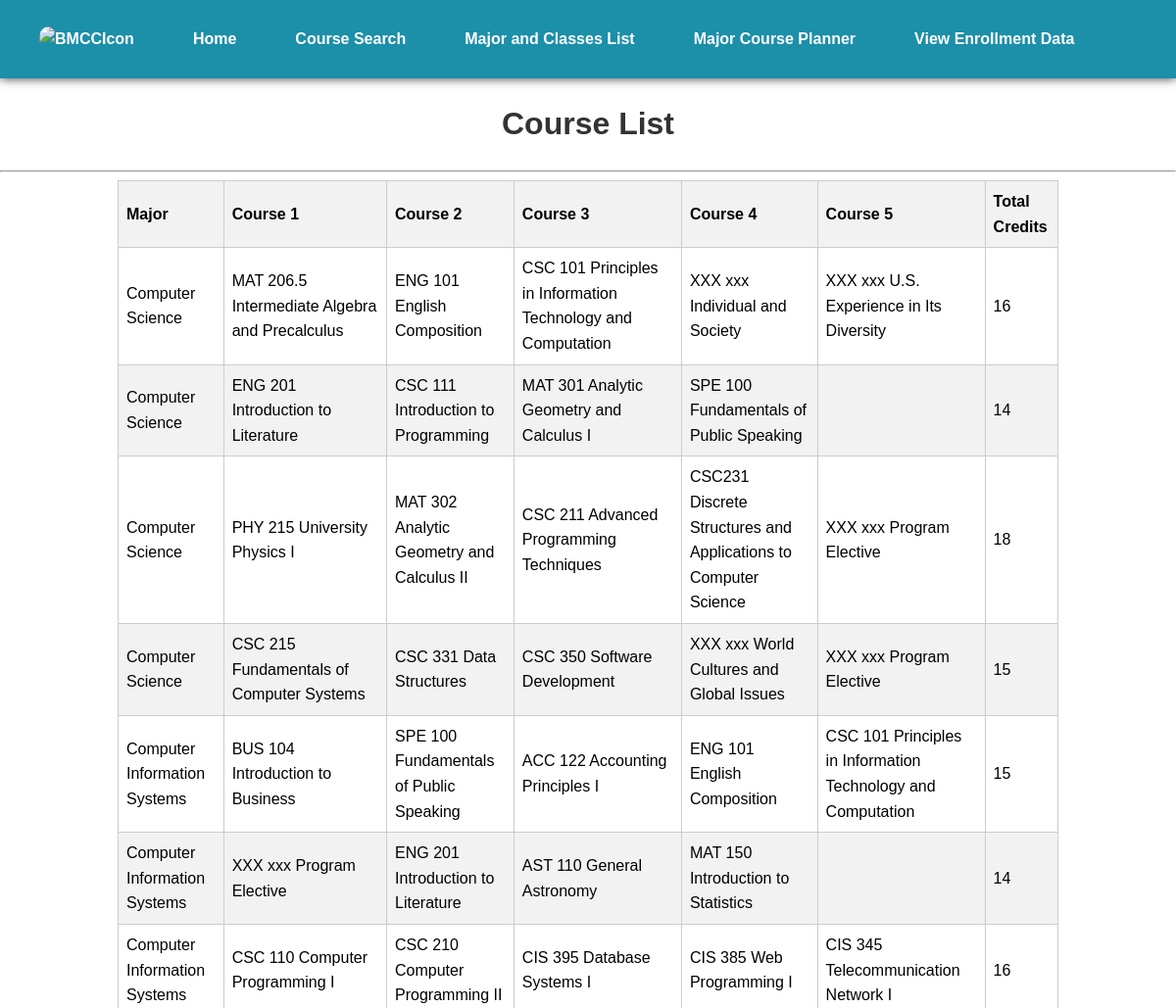
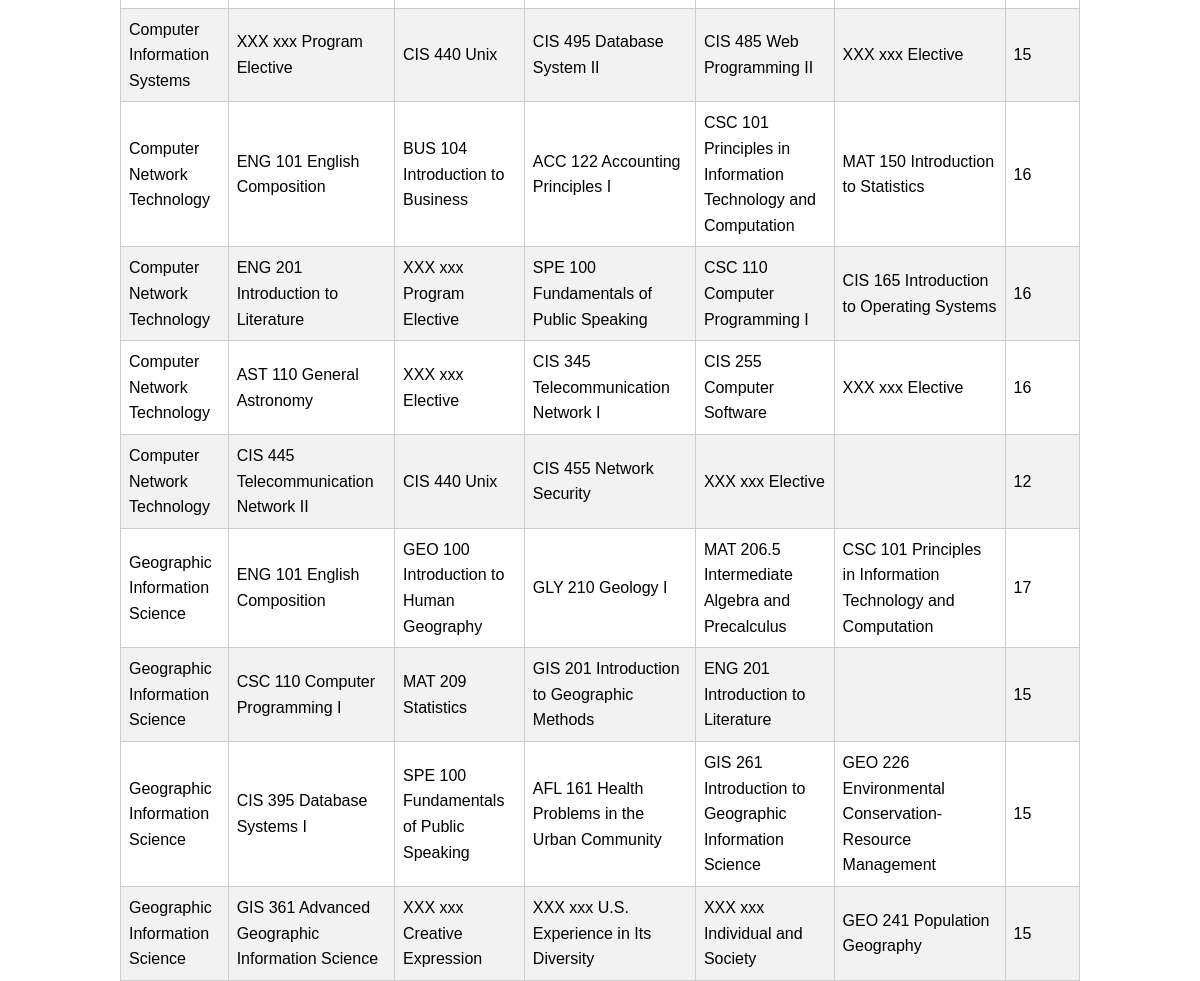
Screenshot of /courselistpage/ with the database file from the repository (2 pictures, top to bottom).
### base/models.py (models this page shows, shortened)
class Semester(models.Model):
    semester_id = models.IntegerField()
    major = models.ForeignKey(Majors, on_delete=models.CASCADE, default=1)
    course1 = models.ForeignKey(Courses, related_name='course1_semester', on_delete=models.CASCADE, null=True)
    course2 = models.ForeignKey(Courses, related_name='course2_semester', on_delete=models.CASCADE, null=True)
    course3 = models.ForeignKey(Courses, related_name='course3_semester', on_delete=models.CASCADE, null=True)
    course4 = models.ForeignKey(Courses, related_name='course4_semester', on_delete=models.CASCADE, null=True)
    course5 = models.ForeignKey(Courses, related_name='course5_semester', on_delete=models.CASCADE, null=True)
    course6 = models.ForeignKey(Courses, related_name='course6_semester', on_delete=models.CASCADE, null=True)
    total_credits = models.IntegerField()
    class Meta:
        unique_together = (('semester_id', 'major'),)

class Majors(models.Model):
    major_id = models.IntegerField(primary_key=True)
    major_name = models.CharField(max_length=100)

class Courses(models.Model):
    course_id = models.IntegerField(primary_key=True)
    course_name = models.CharField(max_length=100)
    major_id = models.IntegerField()
    credits = models.IntegerField()

### base/views.py (the view)
# urls.py: path('courselistpage/', views.courselistpage, name='courselistpage'),
def courselistpage(request):
    majors = Majors.objects.all()
    courses = Courses.objects.all()
    semesters = Semester.objects.all()
    context = {
        'majors': majors,
        'courses': courses,
        'semesters': semesters,
    }
    return render(request, 'courselistpage.html', context)

### templates/courselistpage.html (shortened to what this page needs)
{% extends "main.html" %}
{% block content %}
<!DOCTYPE html>
<html>
<head>
</head>
<body>
    <h1>Course List</h1>
    <hr>
    <div class="table-container">
        <table>
            <thead>
                <tr>
                    <th>Major</th>
                    <th>Course 1</th>
                    <th>Course 2</th>
                    <th>Course 3</th>
                    <th>Course 4</th>
                    <th>Course 5</th>
                    <th>Total Credits</th>
                </tr>
            </thead>
            <tbody>
                {% for semester in semesters %}
                    <tr>
                        <td>{{ semester.major.major_name }}</td>
                        <td>{{ semester.course1.course_name }}</td>
                        <td>{{ semester.course2.course_name }}</td>
                        <td>{{ semester.course3.course_name }}</td>
                        <td>{{ semester.course4.course_name }}</td>
                        <td>{{ semester.course5.course_name }}</td>
                        <td>{{ semester.total_credits }}</td>
                    </tr>
                {% endfor %}
            </tbody>
        </table>
    </div>
</body>
</html>
{% endblock %}

### templates/main.html (shortened to what this page needs)
<!DOCTYPE html>
<html lang="en">
    <head>
        {% include 'navbar.html' %}
    </head>
    <body>
        {% block content%}
        {% endblock %}
    </body>
</html>

### templates/navbar.html (shortened to what this page needs)
<!DOCTYPE html>
<html lang="en">
<head>
</head>
<body>
    <header>
        <nav>
            <div class="menu-items">
                <ul>
                    <li><a href="#">
                        <img src="https://raw.githubusercontent.com/lucasstranger1/BMCCintership/main/bmccicon.png" alt="BMCCIcon" class="logo">
                    </a></li>
                    <li><a href="{% url 'home' %}">Home</a></li>
                    <li><a href="{% url 'coursesearch' %}">Course Search</a></li>
                    <li><a href="{% url 'courselistpage' %}">Major and Classes List</a></li>
                    <li><a href="MajorCoursePlanner.html">Major Course Planner</a></li>
                    <li><a href="piecharts.html">View Enrollment Data</a></li>
                </ul>
            </div>
        </nav>
    </header>
</html>

### templates/navbar.html (style rules this page uses)
header { height: 80px; width: 100%; margin: 0; padding: 0; background-color: #1c8fa9; box-shadow: 0px 0px 10px rgba(0, 0, 0, 0.8); display: flex; align-items: center; justify-content: space-between; }
.logo { width: 150px; height: 40px; margin-left: 20px; border-radius: 10px; }
nav { display: flex; align-items: center; flex-wrap: wrap; }
.menu-items ul { display: flex; list-style: none; padding: 0; margin: 0; }
.menu-items li { margin-right: 20px; }
.menu-items a { color: white; text-decoration: none; font-weight: bold; padding: 14px 20px; background-color: #1c8fa9; white-space: nowrap; }

### templates/courselistpage.html (style rules this page uses)
body { font-family: Arial, sans-serif; line-height: 1.6; margin: 0; padding: 0; }
h1 { color: #333; text-align: center; }
ul { list-style: none; padding: 0; }
ul li { margin: 5px 0; }
.table-container { display: flex; justify-content: center; }
table { border-collapse: collapse; width: 80%; }
th, td { border: 1px solid #ccc; padding: 8px; text-align: left; }
th { background-color: #f2f2f2; font-weight: bold; }
tr:nth-child(even) { background-color: #f2f2f2; }

### rows the page displays
Semester: major.major_name "Computer Science", course1.course_name "MAT 206.5 Intermediate Algebra and Precalculus", course2.course_name "ENG 101 English Composition", course3.course_name "CSC 101 Principles in Information Technology and Computation", course4.course_name "XXX xxx Individual and Society", course5.course_name "XXX xxx U.S. Experience in Its Diversity", total_credits "16"
Semester: major.major_name "Computer Science", course1.course_name "ENG 201 Introduction to Literature", course2.course_name "CSC 111 Introduction to Programming", course3.course_name "MAT 301 Analytic Geometry and Calculus I", course4.course_name "SPE 100 Fundamentals of Public Speaking", total_credits "14"
Semester: major.major_name "Computer Science", course1.course_name "PHY 215 University Physics I", course2.course_name "MAT 302 Analytic Geometry and Calculus II", course3.course_name "CSC 211 Advanced Programming Techniques", course4.course_name "CSC231 Discrete Structures and Applications to Computer Science", course5.course_name "XXX xxx Program Elective", total_credits "18"
Semester: major.major_name "Computer Science", course1.course_name "CSC 215 Fundamentals of Computer Systems", course2.course_name "CSC 331 Data Structures", course3.course_name "CSC 350 Software Development", course4.course_name "XXX xxx World Cultures and Global Issues", course5.course_name "XXX xxx Program Elective", total_credits "15"
Semester: major.major_name "Computer Information Systems", course1.course_name "BUS 104 Introduction to Business", course2.course_name "SPE 100 Fundamentals of Public Speaking", course3.course_name "ACC 122 Accounting Principles I", course4.course_name "ENG 101 English Composition", course5.course_name "CSC 101 Principles in Information Technology and Computation", total_credits "15"
Semester: major.major_name "Computer Information Systems", course1.course_name "XXX xxx Program Elective", course2.course_name "ENG 201 Introduction to Literature", course3.course_name "AST 110 General Astronomy", course4.course_name "MAT 150 Introduction to Statistics", total_credits "14"
Semester: major.major_name "Computer Information Systems", course1.course_name "CSC 110 Computer Programming I", course2.course_name "CSC 210 Computer Programming II", course3.course_name "CIS 395 Database Systems I", course4.course_name "CIS 385 Web Programming I", course5.course_name "CIS 345 Telecommunication Network I", total_credits "16"
Semester: major.major_name "Computer Information Systems", course1.course_name "XXX xxx Program Elective", course2.course_name "CIS 440 Unix", course3.course_name "CIS 495 Database System II", course4.course_name "CIS 485 Web Programming II", course5.course_name "XXX xxx Elective", total_credits "15"
Semester: major.major_name "Computer Network Technology", course1.course_name "ENG 101 English Composition", course2.course_name "BUS 104 Introduction to Business", course3.course_name "ACC 122 Accounting Principles I", course4.course_name "CSC 101 Principles in Information Technology and Computation", course5.course_name "MAT 150 Introduction to Statistics", total_credits "16"
Semester: major.major_name "Computer Network Technology", course1.course_name "ENG 201 Introduction to Literature", course2.course_name "XXX xxx Program Elective", course3.course_name "SPE 100 Fundamentals of Public Speaking", course4.course_name "CSC 110 Computer Programming I", course5.course_name "CIS 165 Introduction to Operating Systems", total_credits "16"
Semester: major.major_name "Computer Network Technology", course1.course_name "AST 110 General Astronomy", course2.course_name "XXX xxx Elective", course3.course_name "CIS 345 Telecommunication Network I", course4.course_name "CIS 255 Computer Software", course5.course_name "XXX xxx Elective", total_credits "16"
Semester: major.major_name "Computer Network Technology", course1.course_name "CIS 445 Telecommunication Network II", course2.course_name "CIS 440 Unix", course3.course_name "CIS 455 Network Security", course4.course_name "XXX xxx Elective", total_credits "12"
Semester: major.major_name "Geographic Information Science", course1.course_name "ENG 101 English Composition", course2.course_name "GEO 100 Introduction to Human Geography", course3.course_name "GLY 210 Geology I", course4.course_name "MAT 206.5 Intermediate Algebra and Precalculus", course5.course_name "CSC 101 Principles in Information Technology and Computation", total_credits "17"
Semester: major.major_name "Geographic Information Science", course1.course_name "CSC 110 Computer Programming I", course2.course_name "MAT 209 Statistics", course3.course_name "GIS 201 Introduction to Geographic Methods", course4.course_name "ENG 201 Introduction to Literature", total_credits "15"
Semester: major.major_name "Geographic Information Science", course1.course_name "CIS 395 Database Systems I", course2.course_name "SPE 100 Fundamentals of Public Speaking", course3.course_name "AFL 161 Health Problems in the Urban Community", course4.course_name "GIS 261 Introduction to Geographic Information Science", course5.course_name "GEO 226 Environmental Conservation-Resource Management", total_credits "15"
Semester: major.major_name "Geographic Information Science", course1.course_name "GIS 361 Advanced Geographic Information Science", course2.course_name "XXX xxx Creative Expression", course3.course_name "XXX xxx U.S. Experience in Its Diversity", course4.course_name "XXX xxx Individual and Society", course5.course_name "GEO 241 Population Geography", total_credits "15"
